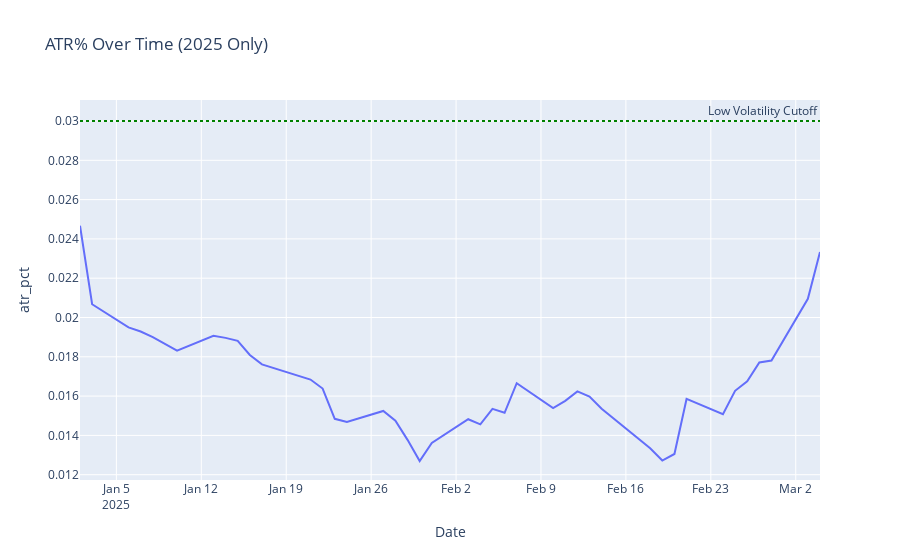

This figure's notebook cell:
### Code cell
import plotly.express as px

# Filter only 2025 data
xly_2025 = xly[xly.index.year == 2025]

# Plot
fig = px.line(xly_2025, x=xly_2025.index, y="atr_pct", title="ATR% Over Time (2025 Only)")
fig.add_hline(y=0.03, line_dash="dot", line_color="green", annotation_text="Low Volatility Cutoff")
fig.show()

### Figure 1 — Plotly figure (JSON) as saved in the notebook; plotly's stock layout.template omitted (floating-point values rounded to 4 significant figures)
{"data": [{"hovertemplate": "Date=%{x}<br>atr_pct=%{y}<extra></extra>", "legendgroup": "", "line": {"color": "#636efa", "dash": "solid"}, "marker": {"symbol": "circle"}, "mode": "lines", "name": "", "orientation": "v", "showlegend": false, "type": "scatter", "x": ["2025-01-02T00:00:00", "2025-01-03T00:00:00", "2025-01-06T00:00:00", "2025-01-07T00:00:00", "2025-01-08T00:00:00", "2025-01-10T00:00:00", "2025-01-13T00:00:00", "2025-01-14T00:00:00", "2025-01-15T00:00:00", "2025-01-16T00:00:00", "2025-01-17T00:00:00", "2025-01-21T00:00:00", "2025-01-22T00:00:00", "2025-01-23T00:00:00", "2025-01-24T00:00:00", "2025-01-27T00:00:00", "2025-01-28T00:00:00", "2025-01-29T00:00:00", "2025-01-30T00:00:00", "2025-01-31T00:00:00", "2025-02-03T00:00:00", "2025-02-04T00:00:00", "2025-02-05T00:00:00", "2025-02-06T00:00:00", "2025-02-07T00:00:00", "2025-02-10T00:00:00", "2025-02-11T00:00:00", "2025-02-12T00:00:00", "2025-02-13T00:00:00", "2025-02-14T00:00:00", "2025-02-18T00:00:00", "2025-02-19T00:00:00", "2025-02-20T00:00:00", "2025-02-21T00:00:00", "2025-02-24T00:00:00", "2025-02-25T00:00:00", "2025-02-26T00:00:00", "2025-02-27T00:00:00", "2025-02-28T00:00:00", "2025-03-03T00:00:00", "2025-03-04T00:00:00"], "xaxis": "x", "y": [0.02467, 0.02067, 0.01949, 0.01929, 0.019, 0.01831, 0.01907, 0.01896, 0.01881, 0.01809, 0.01762, 0.01684, 0.01638, 0.01484, 0.01469, 0.01524, 0.01475, 0.01377, 0.0127, 0.01362, 0.01482, 0.01456, 0.01535, 0.01515, 0.01666, 0.01539, 0.01576, 0.01624, 0.01598, 0.01536, 0.01335, 0.01272, 0.01305, 0.01586, 0.01508, 0.01627, 0.01676, 0.01771, 0.01781, 0.02095, 0.02333], "yaxis": "y"}], "layout": {"annotations": [{"showarrow": false, "text": "Low Volatility Cutoff", "x": 1, "xanchor": "right", "xref": "x domain", "y": 0.03, "yanchor": "bottom", "yref": "y"}], "legend": {"tracegroupgap": 0}, "shapes": [{"line": {"color": "green", "dash": "dot"}, "type": "line", "x0": 0, "x1": 1, "xref": "x domain", "y0": 0.03, "y1": 0.03, "yref": "y"}], "title": {"text": "ATR% Over Time (2025 Only)"}, "xaxis": {"anchor": "y", "domain": [0, 1], "title": {"text": "Date"}}, "yaxis": {"anchor": "x", "domain": [0, 1], "title": {"text": "atr_pct"}}}}
